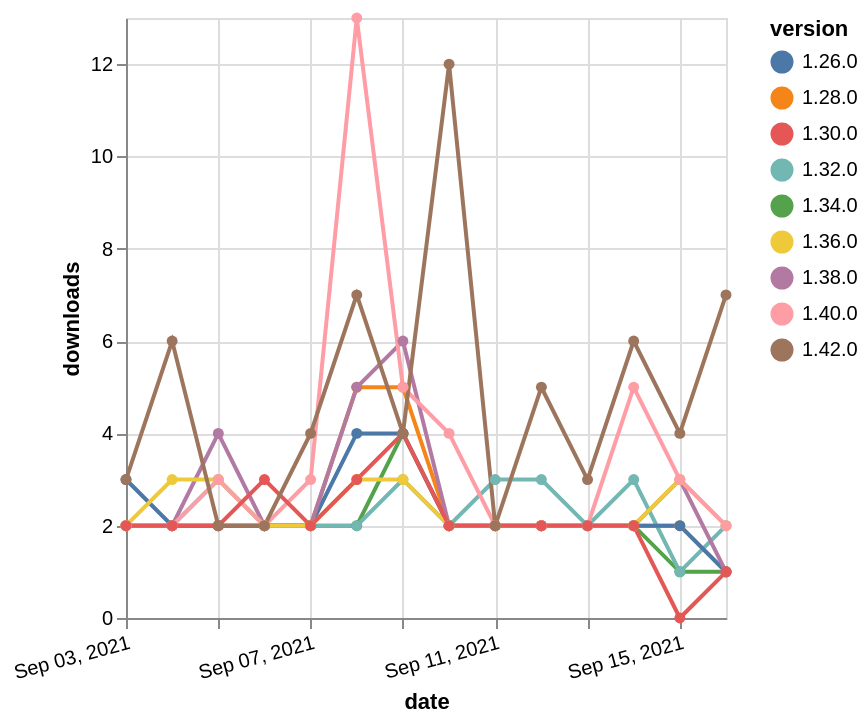

The Vega-Lite source for this figure:
### Vega-Lite specification from a JSON file in a GitHub repository (floating-point values rounded to 4 significant figures)
{"$schema": "https://vega.github.io/schema/vega-lite/v5.json", "description": "A simple bar chart with embedded data.", "data": {"values": [{"date": "2021-09-03", "total": 1769, "delta": 2, "version": "1.34.0"}, {"date": "2021-09-04", "total": 1771, "delta": 2, "version": "1.34.0"}, {"date": "2021-09-05", "total": 1773, "delta": 2, "version": "1.34.0"}, {"date": "2021-09-06", "total": 1775, "delta": 2, "version": "1.34.0"}, {"date": "2021-09-07", "total": 1777, "delta": 2, "version": "1.34.0"}, {"date": "2021-09-08", "total": 1779, "delta": 2, "version": "1.34.0"}, {"date": "2021-09-09", "total": 1783, "delta": 4, "version": "1.34.0"}, {"date": "2021-09-10", "total": 1785, "delta": 2, "version": "1.34.0"}, {"date": "2021-09-11", "total": 1787, "delta": 2, "version": "1.34.0"}, {"date": "2021-09-12", "total": 1789, "delta": 2, "version": "1.34.0"}, {"date": "2021-09-13", "total": 1791, "delta": 2, "version": "1.34.0"}, {"date": "2021-09-14", "total": 1793, "delta": 2, "version": "1.34.0"}, {"date": "2021-09-15", "total": 1794, "delta": 1, "version": "1.34.0"}, {"date": "2021-09-16", "total": 1795, "delta": 1, "version": "1.34.0"}, {"date": "2021-09-03", "total": 2346, "delta": 2, "version": "1.32.0"}, {"date": "2021-09-04", "total": 2348, "delta": 2, "version": "1.32.0"}, {"date": "2021-09-05", "total": 2351, "delta": 3, "version": "1.32.0"}, {"date": "2021-09-06", "total": 2353, "delta": 2, "version": "1.32.0"}, {"date": "2021-09-07", "total": 2355, "delta": 2, "version": "1.32.0"}, {"date": "2021-09-08", "total": 2357, "delta": 2, "version": "1.32.0"}, {"date": "2021-09-09", "total": 2360, "delta": 3, "version": "1.32.0"}, {"date": "2021-09-10", "total": 2362, "delta": 2, "version": "1.32.0"}, {"date": "2021-09-11", "total": 2365, "delta": 3, "version": "1.32.0"}, {"date": "2021-09-12", "total": 2368, "delta": 3, "version": "1.32.0"}, {"date": "2021-09-13", "total": 2370, "delta": 2, "version": "1.32.0"}, {"date": "2021-09-14", "total": 2373, "delta": 3, "version": "1.32.0"}, {"date": "2021-09-15", "total": 2374, "delta": 1, "version": "1.32.0"}, {"date": "2021-09-16", "total": 2376, "delta": 2, "version": "1.32.0"}, {"date": "2021-09-03", "total": 3104, "delta": 2, "version": "1.28.0"}, {"date": "2021-09-04", "total": 3106, "delta": 2, "version": "1.28.0"}, {"date": "2021-09-05", "total": 3108, "delta": 2, "version": "1.28.0"}, {"date": "2021-09-06", "total": 3110, "delta": 2, "version": "1.28.0"}, {"date": "2021-09-07", "total": 3112, "delta": 2, "version": "1.28.0"}, {"date": "2021-09-08", "total": 3117, "delta": 5, "version": "1.28.0"}, {"date": "2021-09-09", "total": 3122, "delta": 5, "version": "1.28.0"}, {"date": "2021-09-10", "total": 3124, "delta": 2, "version": "1.28.0"}, {"date": "2021-09-11", "total": 3126, "delta": 2, "version": "1.28.0"}, {"date": "2021-09-12", "total": 3128, "delta": 2, "version": "1.28.0"}, {"date": "2021-09-13", "total": 3130, "delta": 2, "version": "1.28.0"}, {"date": "2021-09-14", "total": 3132, "delta": 2, "version": "1.28.0"}, {"date": "2021-09-15", "total": 3134, "delta": 2, "version": "1.28.0"}, {"date": "2021-09-16", "total": 3135, "delta": 1, "version": "1.28.0"}, {"date": "2021-09-03", "total": 3112, "delta": 3, "version": "1.26.0"}, {"date": "2021-09-04", "total": 3114, "delta": 2, "version": "1.26.0"}, {"date": "2021-09-05", "total": 3116, "delta": 2, "version": "1.26.0"}, {"date": "2021-09-06", "total": 3118, "delta": 2, "version": "1.26.0"}, {"date": "2021-09-07", "total": 3120, "delta": 2, "version": "1.26.0"}, {"date": "2021-09-08", "total": 3124, "delta": 4, "version": "1.26.0"}, {"date": "2021-09-09", "total": 3128, "delta": 4, "version": "1.26.0"}, {"date": "2021-09-10", "total": 3130, "delta": 2, "version": "1.26.0"}, {"date": "2021-09-11", "total": 3132, "delta": 2, "version": "1.26.0"}, {"date": "2021-09-12", "total": 3134, "delta": 2, "version": "1.26.0"}, {"date": "2021-09-13", "total": 3136, "delta": 2, "version": "1.26.0"}, {"date": "2021-09-14", "total": 3138, "delta": 2, "version": "1.26.0"}, {"date": "2021-09-15", "total": 3140, "delta": 2, "version": "1.26.0"}, {"date": "2021-09-16", "total": 3141, "delta": 1, "version": "1.26.0"}, {"date": "2021-09-03", "total": 1122, "delta": 2, "version": "1.38.0"}, {"date": "2021-09-04", "total": 1124, "delta": 2, "version": "1.38.0"}, {"date": "2021-09-05", "total": 1128, "delta": 4, "version": "1.38.0"}, {"date": "2021-09-06", "total": 1130, "delta": 2, "version": "1.38.0"}, {"date": "2021-09-07", "total": 1132, "delta": 2, "version": "1.38.0"}, {"date": "2021-09-08", "total": 1137, "delta": 5, "version": "1.38.0"}, {"date": "2021-09-09", "total": 1143, "delta": 6, "version": "1.38.0"}, {"date": "2021-09-10", "total": 1145, "delta": 2, "version": "1.38.0"}, {"date": "2021-09-11", "total": 1147, "delta": 2, "version": "1.38.0"}, {"date": "2021-09-12", "total": 1149, "delta": 2, "version": "1.38.0"}, {"date": "2021-09-13", "total": 1151, "delta": 2, "version": "1.38.0"}, {"date": "2021-09-14", "total": 1153, "delta": 2, "version": "1.38.0"}, {"date": "2021-09-15", "total": 1156, "delta": 3, "version": "1.38.0"}, {"date": "2021-09-16", "total": 1157, "delta": 1, "version": "1.38.0"}, {"date": "2021-09-03", "total": 1783, "delta": 2, "version": "1.36.0"}, {"date": "2021-09-04", "total": 1786, "delta": 3, "version": "1.36.0"}, {"date": "2021-09-05", "total": 1789, "delta": 3, "version": "1.36.0"}, {"date": "2021-09-06", "total": 1791, "delta": 2, "version": "1.36.0"}, {"date": "2021-09-07", "total": 1793, "delta": 2, "version": "1.36.0"}, {"date": "2021-09-08", "total": 1796, "delta": 3, "version": "1.36.0"}, {"date": "2021-09-09", "total": 1799, "delta": 3, "version": "1.36.0"}, {"date": "2021-09-10", "total": 1801, "delta": 2, "version": "1.36.0"}, {"date": "2021-09-11", "total": 1803, "delta": 2, "version": "1.36.0"}, {"date": "2021-09-12", "total": 1805, "delta": 2, "version": "1.36.0"}, {"date": "2021-09-13", "total": 1807, "delta": 2, "version": "1.36.0"}, {"date": "2021-09-14", "total": 1809, "delta": 2, "version": "1.36.0"}, {"date": "2021-09-15", "total": 1812, "delta": 3, "version": "1.36.0"}, {"date": "2021-09-16", "total": 1814, "delta": 2, "version": "1.36.0"}, {"date": "2021-09-03", "total": 1045, "delta": 2, "version": "1.40.0"}, {"date": "2021-09-04", "total": 1047, "delta": 2, "version": "1.40.0"}, {"date": "2021-09-05", "total": 1050, "delta": 3, "version": "1.40.0"}, {"date": "2021-09-06", "total": 1052, "delta": 2, "version": "1.40.0"}, {"date": "2021-09-07", "total": 1055, "delta": 3, "version": "1.40.0"}, {"date": "2021-09-08", "total": 1068, "delta": 13, "version": "1.40.0"}, {"date": "2021-09-09", "total": 1073, "delta": 5, "version": "1.40.0"}, {"date": "2021-09-10", "total": 1077, "delta": 4, "version": "1.40.0"}, {"date": "2021-09-11", "total": 1079, "delta": 2, "version": "1.40.0"}, {"date": "2021-09-12", "total": 1081, "delta": 2, "version": "1.40.0"}, {"date": "2021-09-13", "total": 1083, "delta": 2, "version": "1.40.0"}, {"date": "2021-09-14", "total": 1088, "delta": 5, "version": "1.40.0"}, {"date": "2021-09-15", "total": 1091, "delta": 3, "version": "1.40.0"}, {"date": "2021-09-16", "total": 1093, "delta": 2, "version": "1.40.0"}, {"date": "2021-09-03", "total": 2811, "delta": 2, "version": "1.30.0"}, {"date": "2021-09-04", "total": 2813, "delta": 2, "version": "1.30.0"}, {"date": "2021-09-05", "total": 2815, "delta": 2, "version": "1.30.0"}, {"date": "2021-09-06", "total": 2818, "delta": 3, "version": "1.30.0"}, {"date": "2021-09-07", "total": 2820, "delta": 2, "version": "1.30.0"}, {"date": "2021-09-08", "total": 2823, "delta": 3, "version": "1.30.0"}, {"date": "2021-09-09", "total": 2827, "delta": 4, "version": "1.30.0"}, {"date": "2021-09-10", "total": 2829, "delta": 2, "version": "1.30.0"}, {"date": "2021-09-11", "total": 2831, "delta": 2, "version": "1.30.0"}, {"date": "2021-09-12", "total": 2833, "delta": 2, "version": "1.30.0"}, {"date": "2021-09-13", "total": 2835, "delta": 2, "version": "1.30.0"}, {"date": "2021-09-14", "total": 2837, "delta": 2, "version": "1.30.0"}, {"date": "2021-09-15", "total": 2837, "delta": 0, "version": "1.30.0"}, {"date": "2021-09-16", "total": 2838, "delta": 1, "version": "1.30.0"}, {"date": "2021-09-03", "total": 384, "delta": 3, "version": "1.42.0"}, {"date": "2021-09-04", "total": 390, "delta": 6, "version": "1.42.0"}, {"date": "2021-09-05", "total": 392, "delta": 2, "version": "1.42.0"}, {"date": "2021-09-06", "total": 394, "delta": 2, "version": "1.42.0"}, {"date": "2021-09-07", "total": 398, "delta": 4, "version": "1.42.0"}, {"date": "2021-09-08", "total": 405, "delta": 7, "version": "1.42.0"}, {"date": "2021-09-09", "total": 409, "delta": 4, "version": "1.42.0"}, {"date": "2021-09-10", "total": 421, "delta": 12, "version": "1.42.0"}, {"date": "2021-09-11", "total": 423, "delta": 2, "version": "1.42.0"}, {"date": "2021-09-12", "total": 428, "delta": 5, "version": "1.42.0"}, {"date": "2021-09-13", "total": 431, "delta": 3, "version": "1.42.0"}, {"date": "2021-09-14", "total": 437, "delta": 6, "version": "1.42.0"}, {"date": "2021-09-15", "total": 441, "delta": 4, "version": "1.42.0"}, {"date": "2021-09-16", "total": 448, "delta": 7, "version": "1.42.0"}]}, "width": "container", "mark": {"type": "line", "point": {"filled": true}}, "encoding": {"x": {"field": "date", "type": "temporal", "timeUnit": "yearmonthdate", "title": "date", "axis": {"labelAngle": -15}}, "y": {"field": "delta", "type": "quantitative", "title": "downloads"}, "color": {"field": "version", "type": "nominal"}, "tooltip": {"field": "delta"}}}
